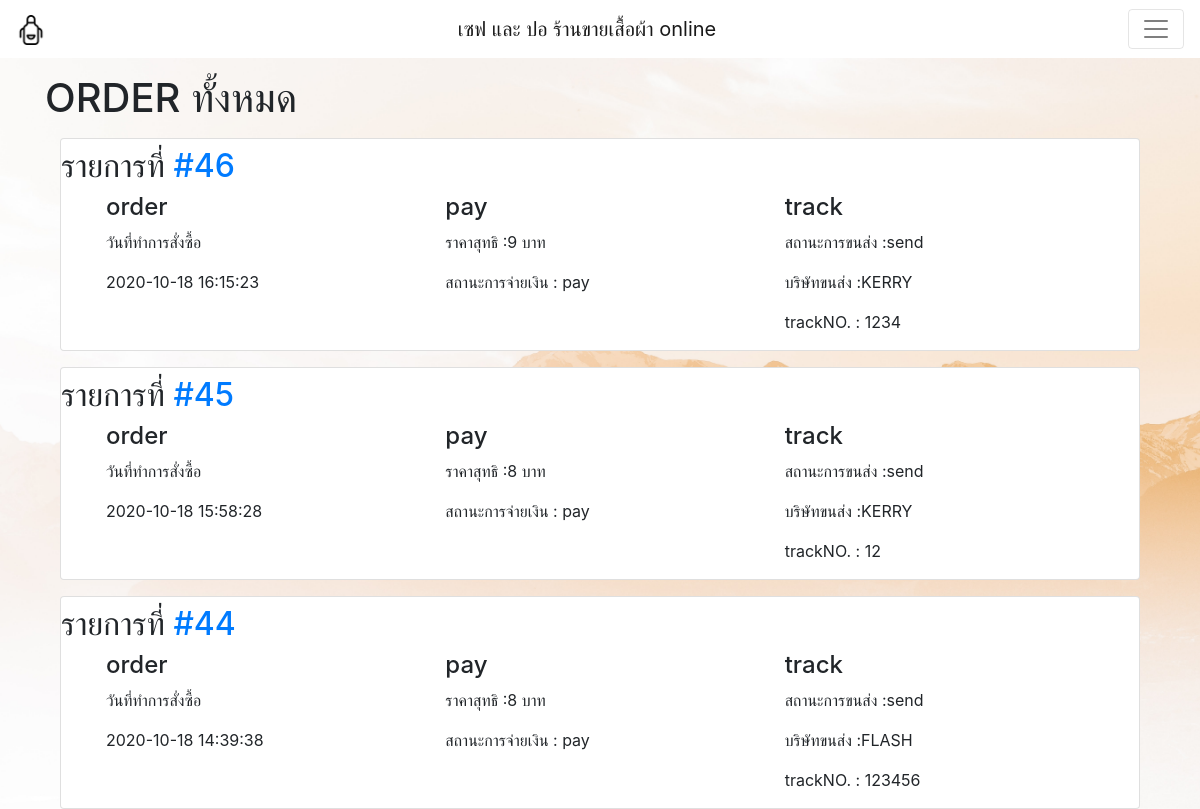
The app's page /order.php with its own data.
### tables this page shows
CREATE TABLE `orders` (
  `order_id` int(10) NOT NULL COMMENT 'เลขorder',
  `order_username` int(10) NOT NULL COMMENT 'username คนซื้อ',
  `pay_id` int(10) NOT NULL COMMENT 'เลขรหัสการจ่ายเงิน',
  `track_id` int(10) NOT NULL COMMENT 'เลขติดตามพัสดุ',
  `order_date` datetime NOT NULL COMMENT 'วันที่ทำการสั่งซื้อ'
);

CREATE TABLE `payment` (
  `pay_id` int(4) NOT NULL,
  `pay_username` int(4) NOT NULL COMMENT 'คนจ่ายเงิน',
  `pay_status` enum('wait','check','pay','cancel') NOT NULL,
  `pay_price` int(10) DEFAULT NULL,
  `pay_time` datetime(6) DEFAULT NULL,
  `pay_imagelocation` text DEFAULT NULL
);

CREATE TABLE `track` (
  `track_id` int(4) NOT NULL,
  `track_username` int(4) NOT NULL,
  `track_owner` text DEFAULT NULL,
  `track_no` varchar(20) DEFAULT NULL,
  `track_status` enum('wait','send','cancel') NOT NULL
);

### order.php (the view, shortened to what this page needs)
<?php
require_once('connect.php');
?>
<!DOCTYPE html>
<html lang="en">
<head>
  <link rel="stylesheet" href="css/bootstrap.min.css" />
</head>
<body>
  <?php include_once (__DIR__) . ('/include/navbar.php'); ?>
  <?php
  $query = $conn->prepare("SELECT
  orders.order_id,
  orders.order_date,
  orders.order_date,
  payment.pay_id,
  payment.pay_price,
  payment.pay_status,
  track.track_status,
  track.track_owner,
  track.track_no
  FROM orders
  INNER JOIN payment ON orders.pay_id = payment.pay_id
  INNER JOIN track ON orders.track_id = track.track_id
  ORDER BY orders.order_date DESC");
  $query->execute();
  ?>
  <div class="container mt-3">
  <h1>ORDER ทั้งหมด</h1>
    <div class="col-12">
      <?php
      while ($result = $query->fetch()) {
      ?>
        <div class="mt-3 card">
            <h2>รายการที่ <a href="order_detail.php?order_id=<?php echo $result["order_id"] ?>">#<?php echo $result["order_id"] ?> </a></h2>
          <div class="col">
            <div class="col">
              <div class="col">
                <div class="row">
                  <div class="col">
                    <h4>order</h4>
                    <p>วันที่ทำการสั่งซื้อ </p>
                    <p><?php echo $result["order_date"] ?></p>
                  </div>
                  <div class="col">
                    <h4>pay</h4>
                    <p>ราคาสุทธิ :<?php echo $result["pay_price"] ?> บาท</p>
                    <p>สถานะการจ่ายเงิน : <?php echo $result["pay_status"] ?></p>
                  </div>
                  <div class="col">
                    <h4>track</h4>
                    <p>สถานะการขนส่ง :<?php echo $result["track_status"] ?></p>
                    <p>บริษัทขนส่ง :<?php echo $result["track_owner"] ?></p>
                    <p>trackNO. : <?php echo $result["track_no"] ?></p>
                  </div>
                </div>
              </div>
            </div>
          </div>
        </div>
      <?php
      }
      ?>
    </div>
  </div>
</body>
</html>

### order.php (style rules this page uses)
body { background-image: url('image/wall.jpg'); -webkit-background-size: cover; background-attachment: fixed; }

### records on screen
orders: order_id "46", order_date "2020-10-18 16:15:23", pay.pay_price "9", pay.pay_status "pay", track.track_status "send", track.track_owner "KERRY", track.track_no "1234"
orders: order_id "45", order_date "2020-10-18 15:58:28", pay.pay_price "8", pay.pay_status "pay", track.track_status "send", track.track_owner "KERRY", track.track_no "12"
orders: order_id "44", order_date "2020-10-18 14:39:38", pay.pay_price "8", pay.pay_status "pay", track.track_status "send", track.track_owner "FLASH", track.track_no "123456"
